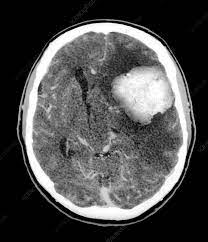
#> input picture image5.jpg, 208 x 242 px, found by its file name
$ python guassian.py
#> lines starting #> are read from the running program, lines starting #| are printed output that depends on the picture
import skimage
import numpy as np
import matplotlib.pyplot as plt
from skimage import io
import skimage.data as data
import skimage.segmentation as seg
import skimage.filters as filters
import skimage.draw as draw
import cv2 as cv
import skimage.color as color
image = io.imread('/image5.jpg')
#> image is the input picture: shape (242, 208, 3); min 0, max 255, mean 78.4
plt.imshow(image);

ddepth = cv.CV_16S
kernel_size = 3
# [variables]
# [load]
image = cv.imread(r'/image5.jpg', cv.IMREAD_COLOR) # Load an image
# Check if image is loaded fine
# [load]
# [reduce_noise]
# Remove noise by blurring with a Gaussian filter
image = cv.GaussianBlur(image, (3, 3), 0)
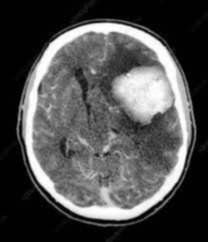
#> image: shape (242, 208, 3); min 0, max 255, mean 78.4
# [reduce_noise]
# [convert_to_gray]
# Convert the image to grayscale
image_gray = cv.cvtColor(image, cv.COLOR_BGR2GRAY)
# [convert_to_gray]
# Create Window
# [laplacian]
# Apply Laplace function
dst = cv.Laplacian(image_gray, ddepth, kernel_size)
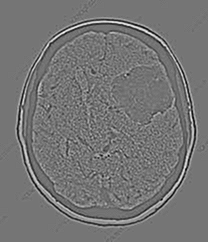
#> dst: shape (242, 208) int16; min -107, max 126, mean 0; drawn with min black and max white
# [laplacian]
# [convert]
# converting back to uint8
abs_dst = cv.convertScaleAbs(dst)
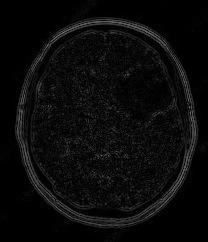
#> abs_dst: shape (242, 208); min 0, max 126, mean 10.5
# [convert]
# [display]
plt.subplot(121),plt.imshow(image, cmap = 'gray')
plt.title('Input Image'), plt.xticks([]), plt.yticks([])
plt.subplot(122),plt.imshow(abs_dst, cmap = 'gray')
plt.title('Magnitude Spectrum'), plt.xticks([]), plt.yticks([])
plt.show()
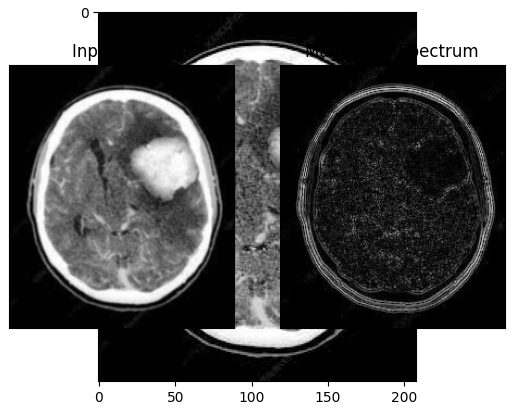
#> figure drawn by matplotlib, 3 panels

$ run again, with image4.jpg copied over image5.jpg
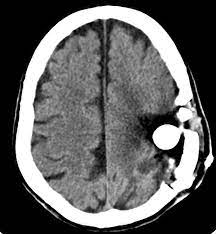
#> input picture image4.jpg, 216 x 234 px, found by its file name
#> image is the input picture: shape (234, 216, 3); min 0, max 255, mean 97.2
#> `abs_dst = cv.convertScaleAbs(dst)`:
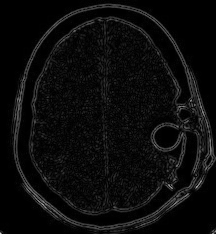
#> abs_dst: shape (234, 216); min 0, max 206, mean 11.7
#> `plt.show()`:
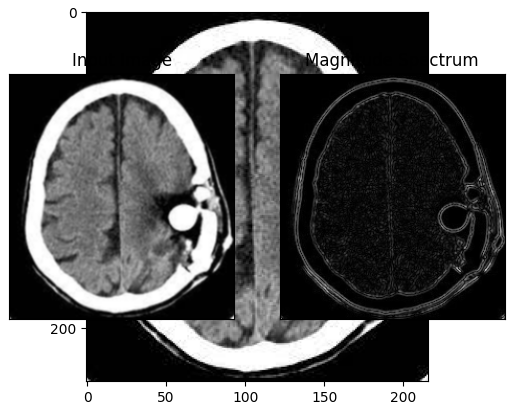
#> figure drawn by matplotlib, 3 panels

$ run again, with image6.jpg copied over image5.jpg
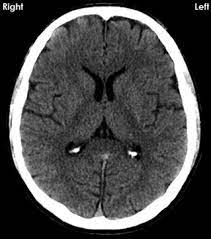
#> input picture image6.jpg, 211 x 239 px, found by its file name
#> image is the input picture: shape (239, 211, 3); min 0, max 255, mean 72.4
#> `abs_dst = cv.convertScaleAbs(dst)`:
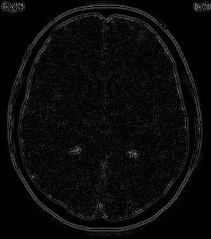
#> abs_dst: shape (239, 211); min 0, max 161, mean 10.3
#> `plt.show()`:
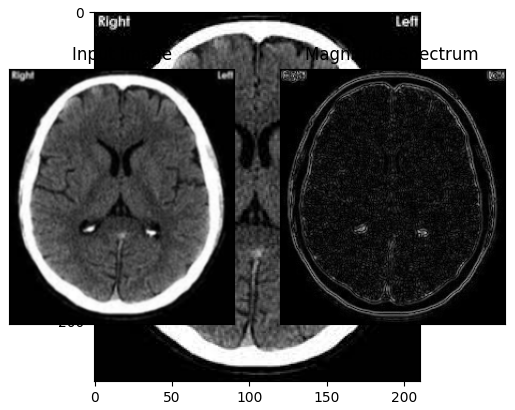
#> figure drawn by matplotlib, 3 panels

$ run again, with Markedimage.png saved as image5.jpg
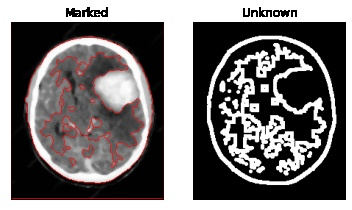
#> input picture Markedimage.png, 352 x 210 px, found by its file name
#> image is the input picture: shape (210, 352, 3); mean R, G, B 119.2, 115.7, 115.6
#> `dst = cv.Laplacian(image_gray, ddepth, kernel_size)`:
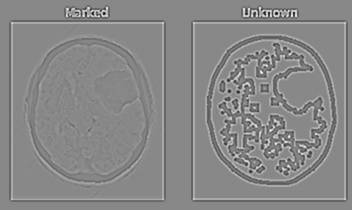
#> dst: shape (210, 352) int16; min -255, max 223, mean 0; drawn with min black and max white
#> `abs_dst = cv.convertScaleAbs(dst)`:
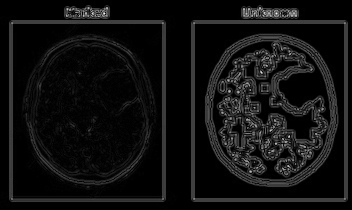
#> abs_dst: shape (210, 352); min 0, max 255, mean 16.6
